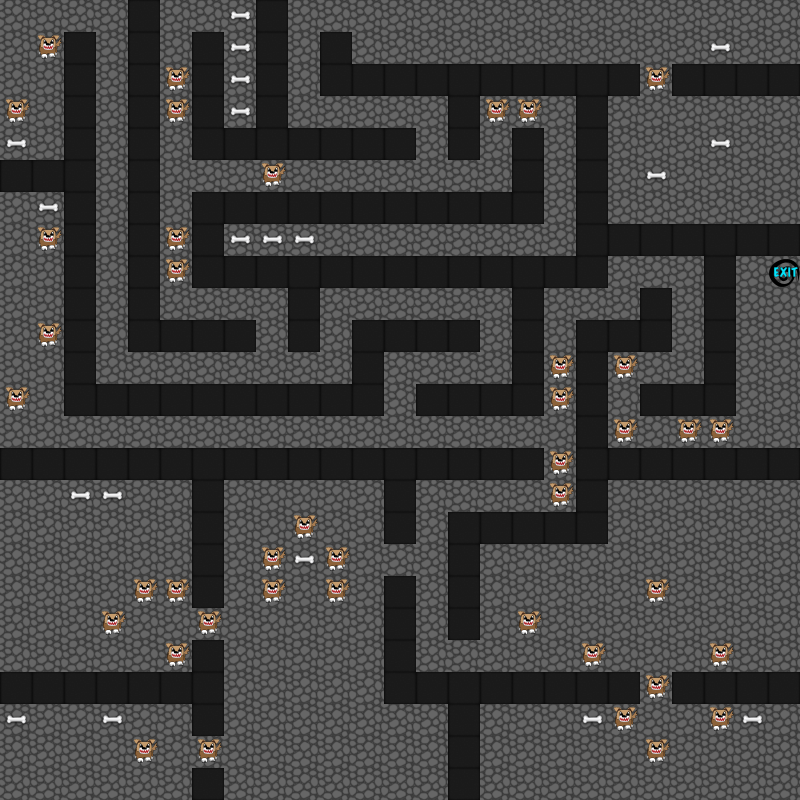

Tiled map render using the project's own tile images. Description and the map definition, with tile-layer contents summarised, below:
An orthogonal 25x25 tile map with 32x32 px tiles, 2 tile layers (Background, Objects).

<map version="1.0" orientation="orthogonal" width="25" height="25" tilewidth="32" tileheight="32">
 <tileset firstgid="1" name="CatMaze" tilewidth="32" tileheight="32">
  <image source="CatMaze.png" width="256" height="256" />
  <tile id="0">
   <properties>
    <property name="Bone" value="1" />
   </properties>
  </tile>
  <tile id="1">
   <properties>
    <property name="Multibone" value="1" />
   </properties>
  </tile>
  <tile id="5">
   <properties>
    <property name="Start" value="1" />
   </properties>
  </tile>
  <tile id="17">
   <properties>
    <property name="Dog" value="1" />
   </properties>
  </tile>
  <tile id="26">
   <properties>
    <property name="Spawn" value="1" />
   </properties>
  </tile>
  <tile id="27">
   <properties>
    <property name="Exit" value="1" />
   </properties>
  </tile>
  <tile id="29">
   <properties>
    <property name="Fish" value="1" />
   </properties>
  </tile>
  <tile id="32">
   <properties>
    <property name="Wall" value="1" />
   </properties>
  </tile>
 </tileset>
 <layer name="Background" width="25" height="25">
  <data>[625 cells, 625 non-empty, 2 distinct tile ids]</data>
 </layer>
 <layer name="Objects" width="25" height="25">
  <data>[625 cells, 61 non-empty, 3 distinct tile ids]</data>
 </layer>
</map>